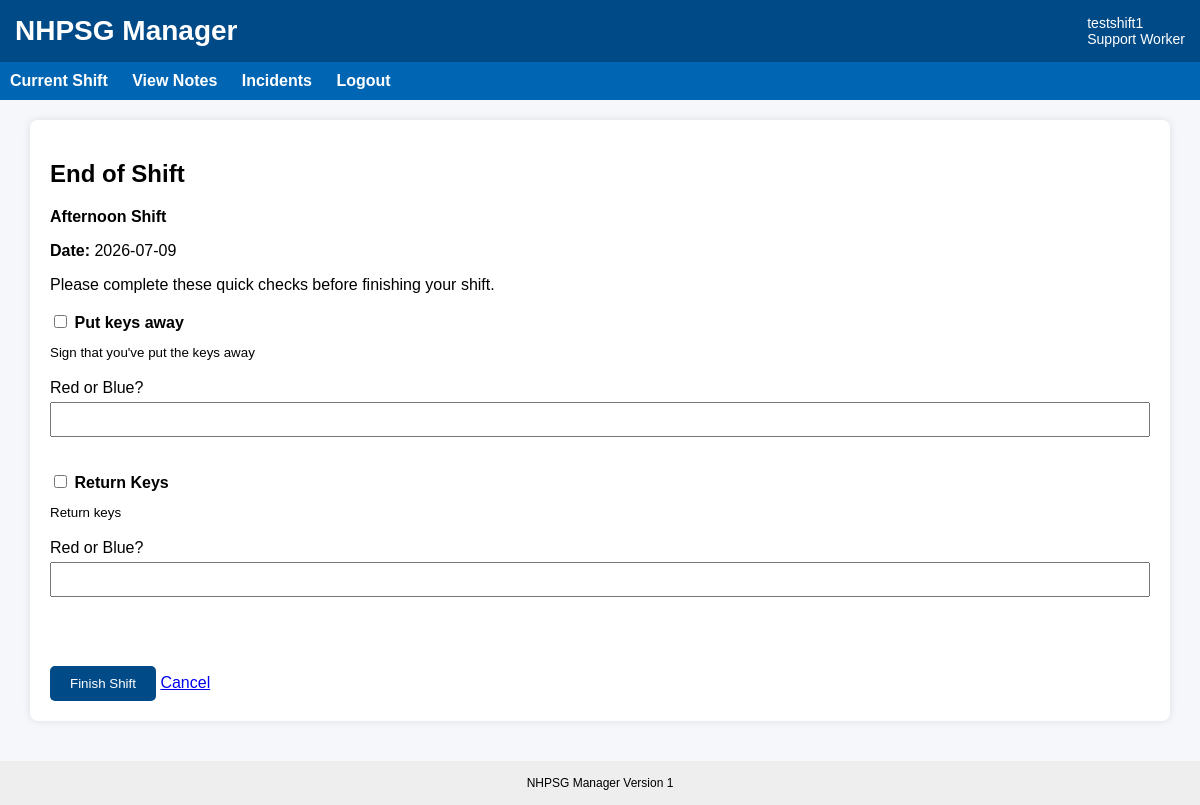
The app's page /shift/16/end-shift (signed in) with its own data.
### tables this page shows
CREATE TABLE shifts (
    shift_id INTEGER PRIMARY KEY AUTOINCREMENT,
    client_id INTEGER NOT NULL,
    shift_date TEXT NOT NULL,
    shift_type TEXT NOT NULL,
    status TEXT NOT NULL DEFAULT 'Open',

    scheduled_start_time TEXT,
    scheduled_end_time TEXT,

    created_at TEXT DEFAULT CURRENT_TIMESTAMP,
    closed_at TEXT
);

CREATE TABLE shift_tasks (
    shift_task_id INTEGER PRIMARY KEY AUTOINCREMENT,

    task_name TEXT NOT NULL,
    instructions TEXT,

    task_stage TEXT NOT NULL,   -- BEGINNING or END

    required INTEGER DEFAULT 1,
    active INTEGER DEFAULT 1,

    created_at TEXT DEFAULT CURRENT_TIMESTAMP
, requires_input INTEGER DEFAULT 0, input_label TEXT, input_type TEXT DEFAULT 'text');

### app.py (the view, shortened to what this page needs)
@app.route("/shift/<int:shift_id>/end-shift", methods=["GET", "POST"])
def end_shift(shift_id):
    if "user_id" not in session:
        return redirect(url_for("login"))
    conn = get_db()
    shift = conn.execute("""
        SELECT *
        FROM shifts
        WHERE shift_id = ?
    """, (shift_id,)).fetchone()
    if shift is None:
        conn.close()
        return "Shift not found", 404
    shift_tasks = conn.execute("""
        SELECT *
     FROM shift_tasks
      WHERE task_stage = 'END_SHIFT'
         AND active = 1
     ORDER BY task_name
    """).fetchall()
    conn.close()
    return render_template(
        "end_shift.html",
        shift=shift,
        shift_tasks=shift_tasks
    )

### app.py (called while the page is built, shortened)
@app.before_request
def enforce_session_timeout():
    if "user_id" not in session:
        return None
    if request.endpoint in [
        "static",
        "login",
        "logout",
        "session_timeout"
    ]:
        return None
    current_time = time.time()
    last_activity = session.get("last_activity")
    if last_activity is not None:
        inactive_seconds = current_time - last_activity
    session["last_activity"] = current_time
    return None

@app.context_processor
def inject_session_timeout_settings():
    return {
        "session_timeout_seconds": SESSION_TIMEOUT_SECONDS,
        "session_warning_seconds": SESSION_WARNING_SECONDS
    }

def get_db():
    print("Using database:", os.path.abspath(DB_NAME))
    conn = sqlite3.connect(DB_NAME)
    conn.row_factory = sqlite3.Row
    return conn

### templates/end_shift.html
{% extends "base.html" %}
{% block content %}
<div class="card">
    <h2>End of Shift</h2>
    <p><strong>{{ shift.shift_type }} Shift</strong></p>
    <p><strong>Date:</strong> {{ shift.shift_date }}</p>
    <p>Please complete these quick checks before finishing your shift.</p>
    <form method="post">
        {% if shift_tasks %}
			{% for task in shift_tasks %}
				<label>
					<input type="checkbox" required style="width:auto;">
					<strong>{{ task.task_name }}</strong>
					{% if task.instructions %}
						<br>
						<small>{{ task.instructions }}</small>
					{% endif %}
					{% if task.requires_input %}
			<br><br>
			<label>{{ task.input_label }}</label>
			<input
				type="{{ task.input_type }}"
				name="shift_task_input_{{ task.shift_task_id }}"
				required>
		{% endif %}
				</label>
				<br><br>
			{% endfor %}
		{% else %}
			<p>No end-of-shift tasks configured.</p>
		{% endif %}
        <br><br>
        <button type="submit">Finish Shift</button>
        <a href="/shift/{{ shift.shift_id }}">Cancel</a>
    </form>
</div>
{% endblock %}

### static/css/style.css (style rules this page uses)
body { font-family: Arial, Helvetica, sans-serif; margin:0; background:#f5f7fa; }
.card { background:white; padding:20px; border-radius:8px; box-shadow:0px 0px 8px rgba(0,0,0,0.1); margin-bottom:20px; }
button { background:#004b87; color:white; border:none; padding:10px 20px; cursor:pointer; border-radius:5px; }
input, select, textarea { width:100%; padding:8px; margin-top:5px; margin-bottom:15px; box-sizing:border-box; }

### records on screen
shifts: shift_type "Afternoon", shift_date "2026-07-09"
shift_tasks: task_name "Put keys away", instructions "Sign that you've put the keys away", input_label "Red or Blue?"
shift_tasks: task_name "Return Keys", instructions "Return keys", input_label "Red or Blue?"

### other values on screen
{{ session.full_name }} "testshift1"
{{ session.role }} "Support Worker"
